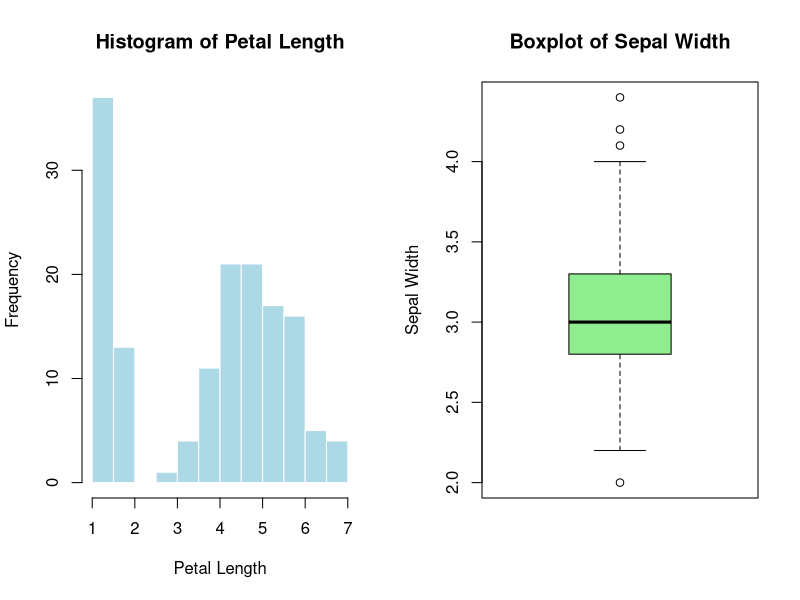

Recreate this plot in R.
print("First 6 rows of the dataset:")
print(head(iris, 6))

print("Summary Statistics for Sepal.Length:")
sepal_mean   <- mean(iris$Sepal.Length)
sepal_median <- median(iris$Sepal.Length)
sepal_var    <- var(iris$Sepal.Length)
sepal_sd     <- sd(iris$Sepal.Length)

paste("Mean:", round(sepal_mean, 4))
paste("Median:", sepal_median)
paste("Variance:", round(sepal_var, 4))
paste("Standard Deviation:", round(sepal_sd, 4))

print("Counts per Species:")
print(table(iris$Species))

par(mfrow = c(1, 2))

hist(iris$Petal.Length, 
     main = "Histogram of Petal Length", 
     xlab = "Petal Length", 
     col  = "lightblue", 
     border = "white")

boxplot(iris$Sepal.Width, 
        main = "Boxplot of Sepal Width", 
        ylab = "Sepal Width", 
        col  = "lightgreen")

par(mfrow = c(1, 1))
